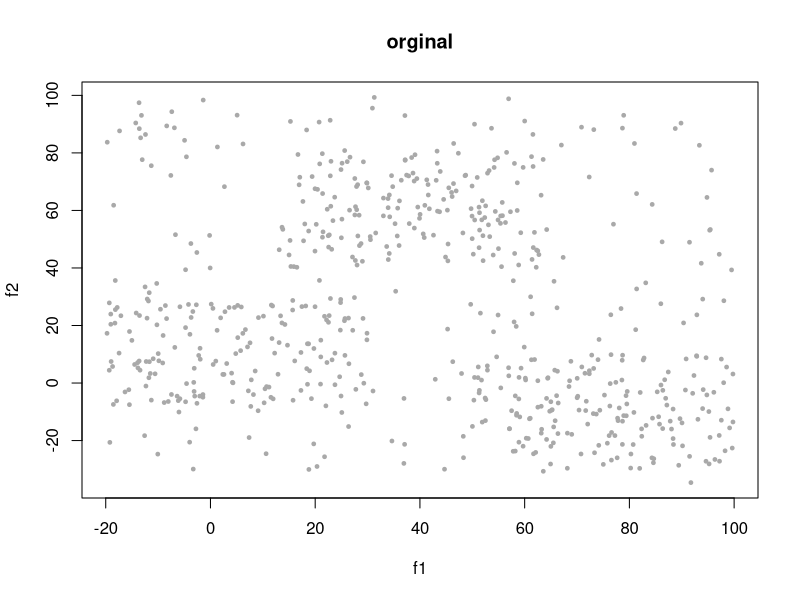
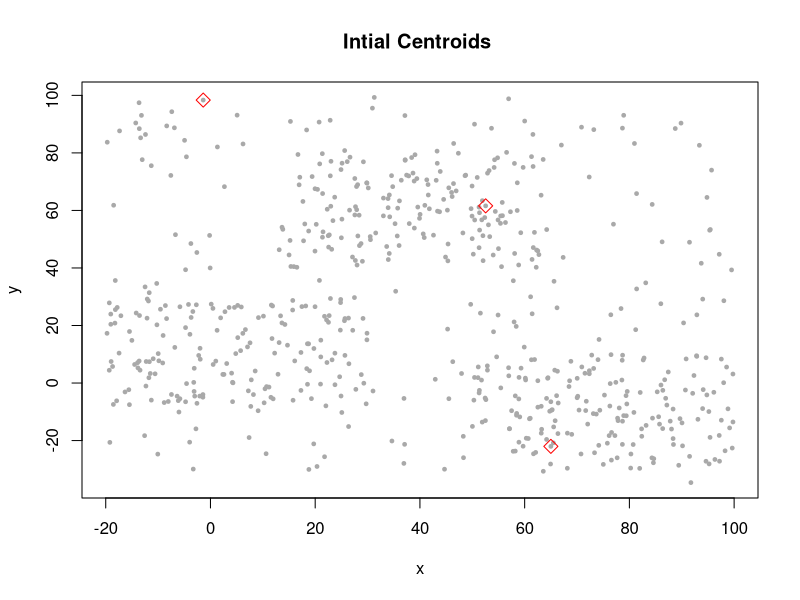
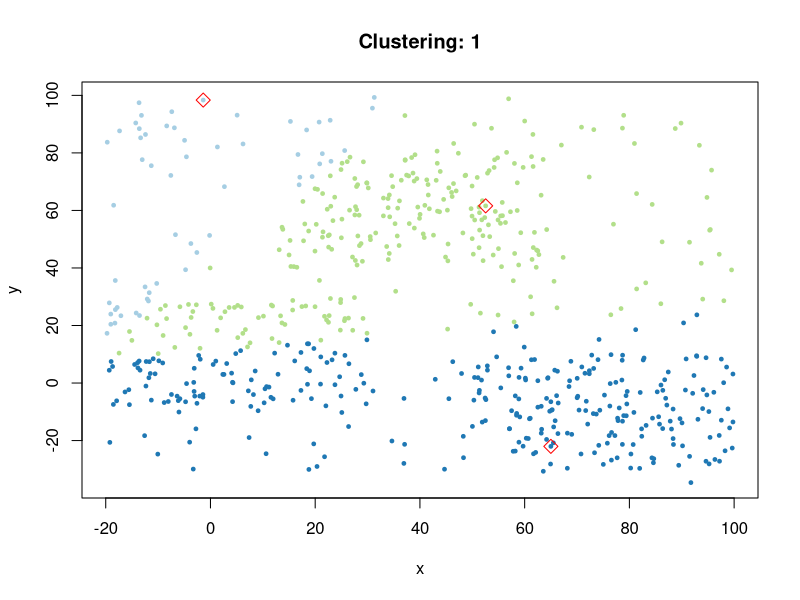
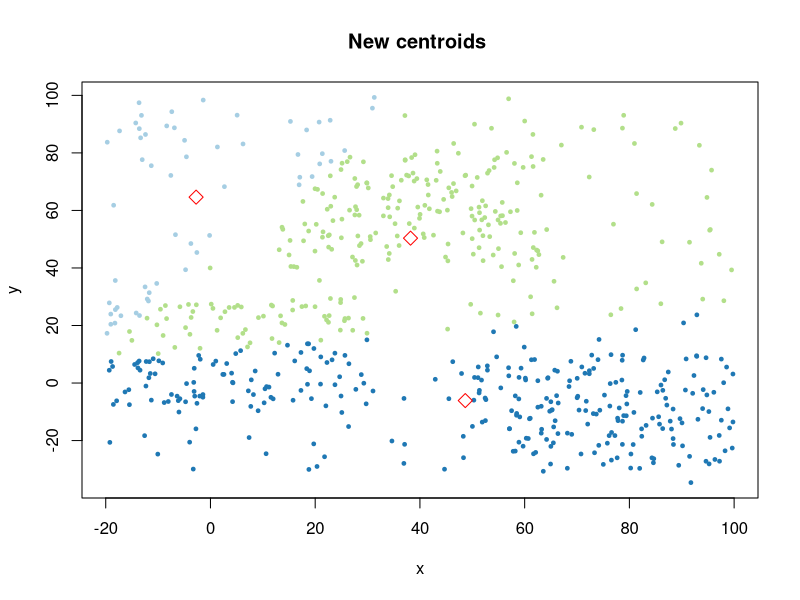
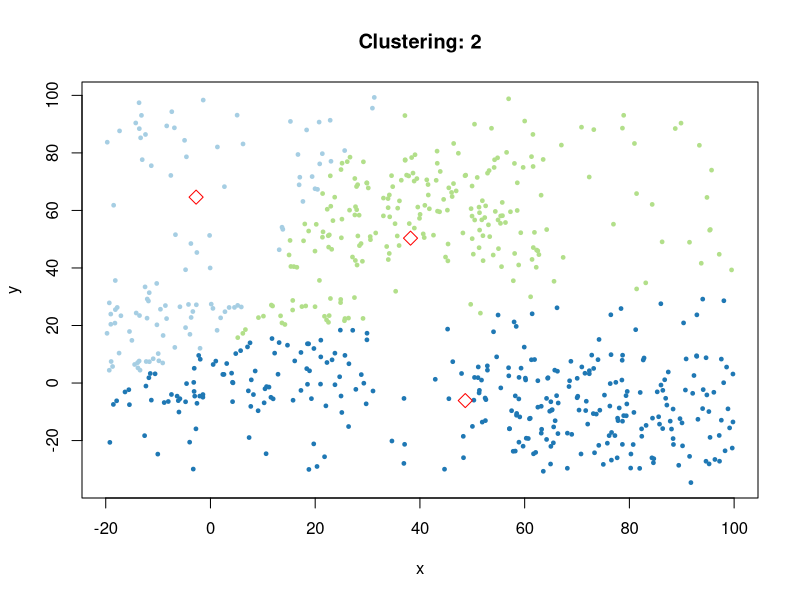
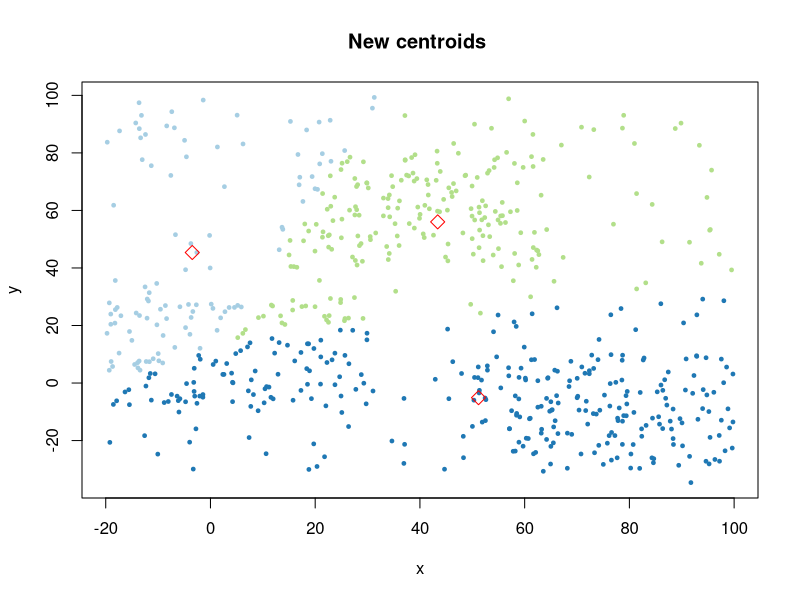
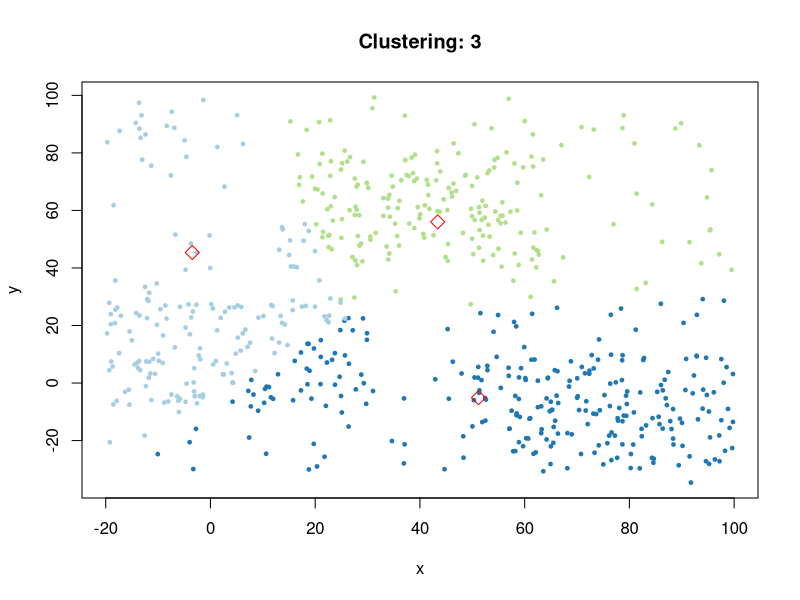
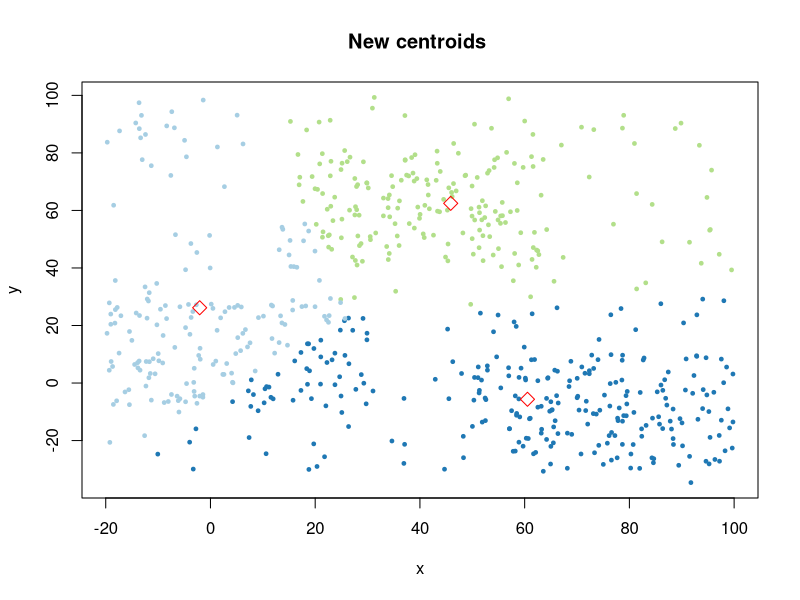

The R script that drew these images, in order:
## ---- chunk 1
set.seed(505)
f1 =c(runif(150,-20,30),runif(150,15,65),runif(150,50,100),runif(200,-20,100))
f2 =c(runif(150,-10,30),runif(150,40,80),runif(150,-30,10),runif(200,-35,100))
df=data.frame('x'=f1,'y'=f2)
# plotting
plot(f1, f2,cex=0.5,pch=19,main="orginal", col='darkgrey')
## ---- chunk 2
# Number of clusters
k = 3
# setup color for plotting
colors = RColorBrewer::brewer.pal(n = k, name = 'Paired')
## ---- chunk 3
# intial X coordinates of random centroids
index_centriods =  sample(1:nrow(df),k)
intial_Centroids = df[index_centriods,]

# Plotting along with the Centroids
plot(f1, f2, col='darkgrey',cex=0.5,pch=19,ylab='y',xlab='x',main="Intial Centroids ")
points(x=intial_Centroids$x, y=intial_Centroids$y,cex=1.5,pch=23,col='red')
## ---- chunk 4
# assign the points to 3 clusters
assignment=function(df, centroids,k,iter,colors){
   # creating new cols for computing euclidean distance to the centroids point
    for (i in 1:k){
        # euclidean distance = sqrt((x1 - x2)^2 - (y1 - y2)^2)
        df[paste('Distance_from_',toString(i),sep='')] = 
            sqrt((df$x- centroids[i,1]) ** 2+
                   (df$y - centroids[i,2]) ** 2)}

    # creating a new col for shows the closest centroids
    df['closest'] = apply(df[2+1:k],1,FUN=function(x) which(x==min(x))[1])
    # creating a new col for shows the color
    df['color']  = apply(df['closest'],1,FUN = function(x) colors[x])
    plot(df$x,df$y,col=df$color,cex=0.5,pch=19,ylab='y',xlab='x',main=paste('Clustering:',iter))
    points(x=centroids$x, y=centroids$y,cex=1.5,pch=23,col='red')
    return (df)
  }    
## ---- chunk 5
Centroids = intial_Centroids
df= assignment(df,Centroids,k,1,colors)
head(df)
# ploting first cluster result
## ---- chunk 6
# function for update centroids
update= function(centroids,k,df){
    for (i in 1:k){
        centroids[i,1] = mean(df[df$closest==i,]$x)
        centroids[i,2] = mean(df[df$closest==i,]$y)}
    plot(df$x,df$y,col=df$color,cex=0.5,pch=19,ylab='y',xlab='x',main="New centroids ")
    points(x=centroids$x, y=centroids$y,cex=1.5,pch=23,col='red')
    return (centroids)}
Centroids = update(Centroids,k,df)
## ---- chunk 7

# run the second clustering 
df= assignment(df,Centroids,k,2,colors)
# updat the centroids again 
Centroids = update(Centroids,k,df)


# run the third clustering 
df= assignment(df,Centroids,k,3,colors)
# updat the centroids again
Centroids = update(Centroids,k,df)

# run the fourth clustering 
df= assignment(df,Centroids,k,4,colors)
Centroids = update(Centroids,k,df)

# run the fifth clustering 
df= assignment(df,Centroids,k,5,colors)
Centroids = update(Centroids,k,df)

## ---- chunk 8
# df = dataset 
# iteration = nunmber of iteration 
# k =number of cluster 
Kmean_2D= function(df, k,iteration){
  # plot the Orginal dataset
  plot(df$x, df$y,cex=0.5,pch=19,main="Orginal df")
  # setup color
  colors = RColorBrewer::brewer.pal(n = k, name = 'Paired')
  # initial X coordinates of random centroids
  index_centriods =  sample(1:nrow(df),k)
  intial_Centroids = df[index_centriods,]
  # ploting the initial centroids
  plot(df$x, df$y,cex=0.5,pch=19,main="Orginal df")
  points(x=intial_Centroids$x, y=intial_Centroids$y,cex=1.5,pch=23,col='red')
  
  Centroids = intial_Centroids
  for (iter in 1:iteration){
    df= assignment(df,Centroids,k,iter,colors)
    if (iter!=iteration){
    Centroids = update(Centroids,k,df)}
    }
}

## ---- chunk 9
set.seed(505)
f1 =c(runif(150,-20,30),runif(150,15,65),runif(150,50,100),runif(150,80,120),runif(200,-20,100))
f2 =c(runif(150,-10,30),runif(150,40,80),runif(150,-30,10),runif(150,30,80),runif(200,-35,100))
df=data.frame('x'=f1,'y'=f2)
Kmean_2D(df,k=4,6)
